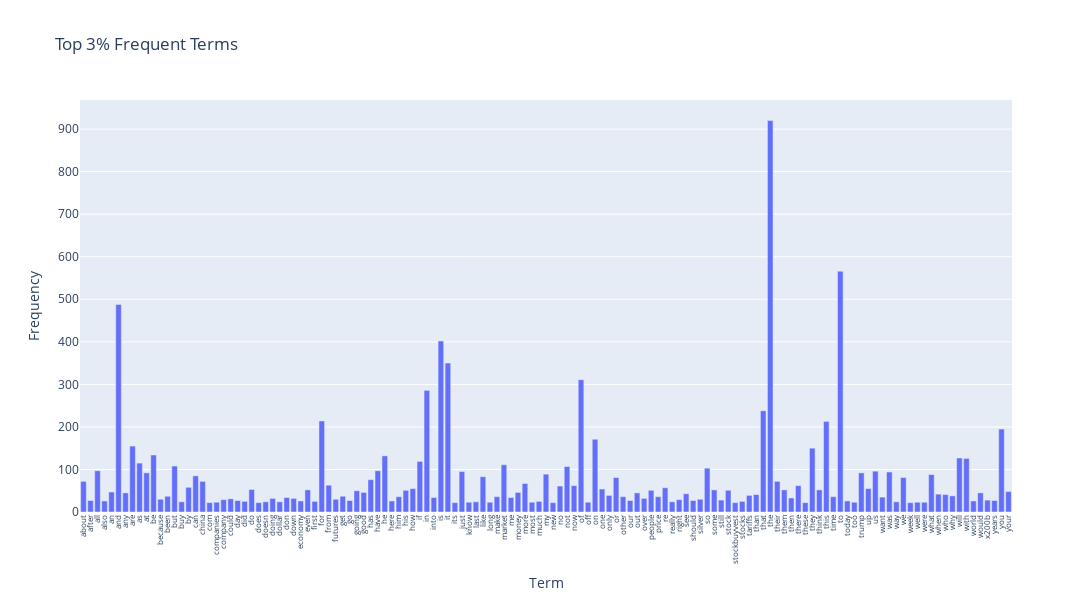

The code cell stored with this chart in its notebook:
### Markdown cell above
### exercise 13
The chart above only contains 300 vocabulary in the documents, and it's already computationally intensive to both compute and visualize. The below efficiently reduce the number of terms to visualize

### Code cell
terms = count_vect.get_feature_names_out()
freqs = term_frequencies

# get threshold for top 3%
threshold = np.percentile(freqs, 97)

# select terms above threshold
indices = np.where(freqs >= threshold)[0]
top_terms = terms[indices]
top_freqs = freqs[indices]

# plot bar chart
fig = px.bar(
    x = top_terms,
    y = top_freqs,
    labels = {'x': 'Term', 'y': 'Frequency'},
    title = 'Top 3% Frequent Terms'
)

fig.update_xaxes(
    tickmode = 'array', # force x-axis to show
    tickvals = top_terms, # values on x-axis
    ticktext = top_terms, # labels on x-axis
    tickangle = 270,
    tickfont = dict(size = 8)
)

fig.update_layout(
    autosize = False,
    width = 2500,
    height = 600
)

fig.show()

### Figure 1 — Plotly figure (JSON) as saved in the notebook; plotly's stock layout.template omitted (floating-point values rounded to 4 significant figures; data arrays with more than 128 entries replaced by an {"elided": "..."} marker saying what was removed)
{"data": [{"hovertemplate": "Term=%{x}<br>Frequency=%{y}<extra></extra>", "legendgroup": "", "marker": {"color": "#636efa", "pattern": {"shape": ""}}, "name": "", "orientation": "v", "showlegend": false, "textposition": "auto", "type": "bar", "x": {"elided": "133 str values"}, "xaxis": "x", "y": {"elided": "133 int values"}, "yaxis": "y"}], "layout": {"autosize": false, "barmode": "relative", "height": 600, "legend": {"tracegroupgap": 0}, "title": {"text": "Top 3% Frequent Terms"}, "width": 2500, "xaxis": {"anchor": "y", "domain": [0, 1], "tickangle": -90, "tickfont": {"size": 8}, "tickmode": "array", "ticktext": {"elided": "133 str values"}, "tickvals": {"elided": "133 str values"}, "title": {"text": "Term"}}, "yaxis": {"anchor": "x", "domain": [0, 1], "title": {"text": "Frequency"}}}}
